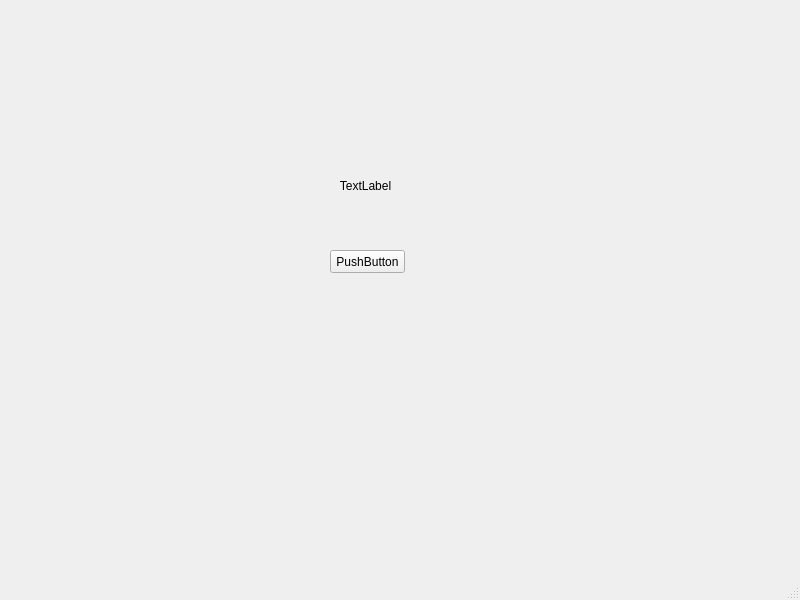
<?xml version="1.0" encoding="UTF-8"?>
<ui version="4.0">
 <class>MainWindow</class>
 <widget class="QMainWindow" name="MainWindow">
  <property name="geometry">
   <rect>
    <x>0</x>
    <y>0</y>
    <width>800</width>
    <height>600</height>
   </rect>
  </property>
  <property name="windowTitle">
   <string>MainWindow</string>
  </property>
  <widget class="QWidget" name="centralwidget">
   <widget class="QPushButton" name="pushButton">
    <property name="geometry">
     <rect>
      <x>330</x>
      <y>250</y>
      <width>75</width>
      <height>23</height>
     </rect>
    </property>
    <property name="text">
     <string>PushButton</string>
    </property>
   </widget>
   <widget class="QLabel" name="label">
    <property name="geometry">
     <rect>
      <x>250</x>
      <y>170</y>
      <width>231</width>
      <height>31</height>
     </rect>
    </property>
    <property name="text">
     <string>TextLabel</string>
    </property>
    <property name="alignment">
     <set>Qt::AlignCenter</set>
    </property>
   </widget>
  </widget>
  <widget class="QMenuBar" name="menubar">
   <property name="geometry">
    <rect>
     <x>0</x>
     <y>0</y>
     <width>800</width>
     <height>21</height>
    </rect>
   </property>
  </widget>
  <widget class="QStatusBar" name="statusbar"/>
 </widget>
 <resources/>
 <connections/>
</ui>
